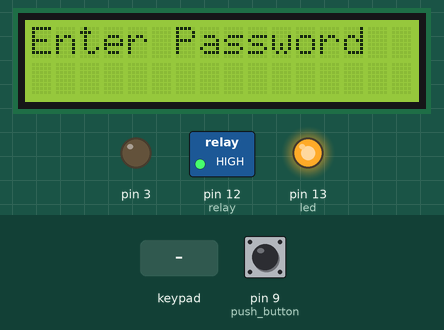
Simulated run of this sketch. Board: Arduino Uno, built with avr-gcc and run on an emulated ATmega328P. On the bench: 16×2 character LCD, switched loads named in the sketch (green lamp = pin HIGH), output pins drawn as LEDs (lit = HIGH). The test bench sets the inputs (shaded band); at power-on: pin 9 (push_button) HIGH. EEPROM starts erased.

Above: at 6.3 s.
6.4 s: key '#' pressed
At 9.7 s:
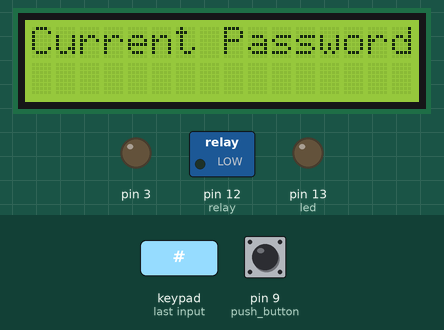
10.6 s: keypad keys 6 5 4 2 * pressed 1.5 s apart
At 23.4 s:
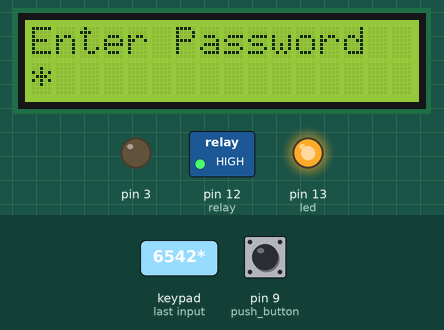
24.0 s: key 'A' pressed
At 29.3 s:
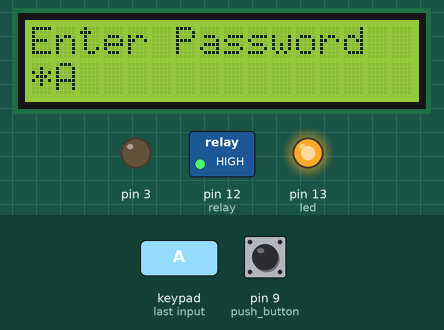
29.9 s: keypad keys 1 1 1 0 8 7 pressed 1.5 s apart
At 41.2 s:
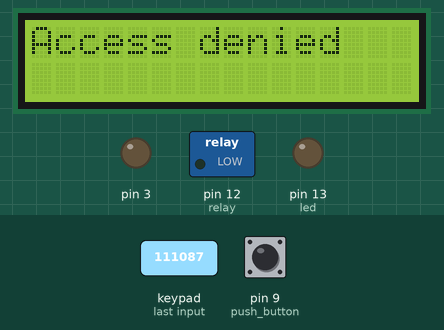
43.3 s: pin 9 (push_button) pulled LOW for 2.05 s
At 44.51 s:
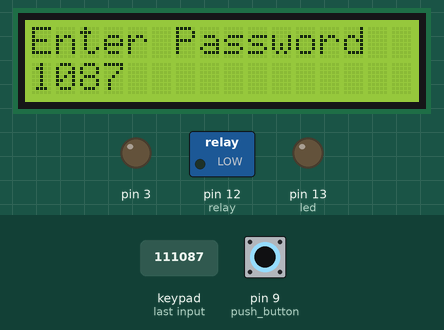
46.8 s: key 'B' pressed
At 53.1 s:
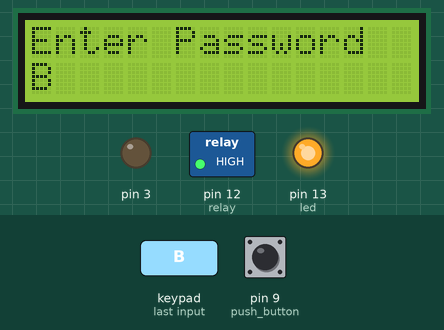
Timing chart, 0 to 53.7 s (numbered marks = the images above; inputs shaded):
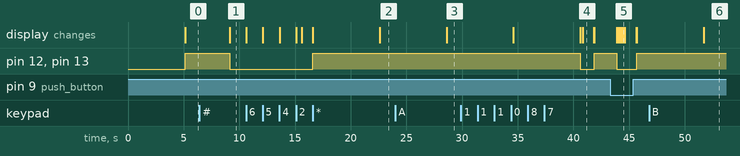

Measured:
- after the input at 6.4 s, pin 12 (relay), pin 13 (led): HIGH → LOW after 2.7 s; the display: changes after 2.7 s (image 1)
- after the input at 10.6 s, pin 12 (relay), pin 13 (led): LOW → HIGH after 6.0 s; the display: first changes at once (image 2 shows a later state)
- after the input at 24.0 s, the display: changes after 4.6 s (image 3)
- after the input at 29.9 s, pin 12 (relay), pin 13 (led): HIGH → LOW after 10.7 s, → HIGH 1.3 s later; the display: first changes after 4.7 s (image 4 shows a later state)
- after the input at 43.3 s, pin 12 (relay), pin 13 (led): HIGH → LOW after 0.59 s, → HIGH 1.8 s later; the display: first changes after 0.60 s (image 5 shows a later state)
- after the input at 46.8 s, the display: changes after 4.9 s (image 6)
- what the display in image 4 shows lasts 1.0 s, from 40.8 s to 41.8 s

The sketch:

sketch_may04a.ino
```cpp
#include <Keypad.h>
#include<EEPROM.h>
#include<LiquidCrystal.h>
LiquidCrystal lcd(A0,A1,A2,A3,A4,A5);

char password[4];
char initial_password[4],new_password[4];
int i=0;
int k=0;
int led=13;
int relay=12;
int push_button=9;
int buttonstate=0;

char key_pressed=0;

const byte ROWS = 4; //four rows
const byte COLS = 4; //four columns
//define the cymbols on the buttons of the keypads
char hexaKeys[ROWS][COLS] = {
  {'1','2','3','A'},
  {'4','5','6','B'},
  {'7','8','9','C'},
  {'*','0','#','D'}
};
byte rowPins[ROWS] = {11,10,8,7}; //connect to the row pinouts of the keypad
byte colPins[COLS] = {6,5,4,2};//connect to the column pinouts of the keypad

//initialize an instance of class NewKeypad
Keypad keypad_key = Keypad( makeKeymap(hexaKeys), rowPins, colPins, ROWS, COLS);

void setup(){
    //Setup Channel A

pinMode(3,OUTPUT);
pinMode(led,OUTPUT);
pinMode(relay,OUTPUT);
pinMode(push_button,INPUT_PULLUP);
//digitalWrite(push_button,LOW);
//digitalWrite(relay,LOW);
initialpassword();
Serial.begin(9600);
lcd.begin(16,2);
lcd.setCursor(0,0);
lcd.print("WELLCOME");
delay(5000);
lcd.clear();
lcd.begin(16,2);
lcd.setCursor(0,0);
lcd.print("Enter Password");
lcd.setCursor(0,1);
}
  void loop()
  {
 digitalWrite(10,LOW);
  key_pressed = keypad_key.getKey();
buttonstate=digitalRead(push_button);
  if (buttonstate==HIGH)
  {
   output();
    }

if(key_pressed=='#')
 {
change();
 }

if (key_pressed)
{
password[i++]=key_pressed;
lcd.print(key_pressed);
}
if(i==4)
{
delay(200);
for(int j=0;j<4;j++)
initial_password[j]=EEPROM.read(j);
if(!(strncmp(password, initial_password,4)))
{
lcd.clear();
lcd.print("Pass Accepted");
digitalWrite(led,HIGH);
digitalWrite(relay,HIGH);
delay(2000);
digitalWrite(led,LOW);
digitalWrite(relay,LOW);

lcd.clear();
lcd.print("Enter Password:");
lcd.setCursor(0,1);
i=0;

}

else
{
lcd.clear();
lcd.print("Access denied");
delay(1000);
lcd.clear();
k++;
if(k==3){
  lcd.clear();
  lcd.setCursor(0,0);
  lcd.print("Try after 20s");
  for(int z=20;z>0;z--){
   lcd.setCursor(8,1);
   lcd.print(z);
   delay (1000);
   lcd.clear();
   lcd.setCursor(0,0);
   lcd.print("Try after 20s");
  }
  lcd.clear();
  k==0;
  }
}
 lcd.clear();
lcd.begin(16,2);
lcd.setCursor(0,0);
lcd.print("Enter Password");
lcd.setCursor(0,1);
i=0;
}
}

void output()
{
 digitalWrite(led,HIGH);
digitalWrite(relay,HIGH);
delay(2000);
digitalWrite(led,LOW);
digitalWrite(relay,LOW);
  }

void change()
{
int j=0;
lcd.clear();
lcd.print("Current Password");
lcd.setCursor(0,1);
while(j<4)
{
char key=keypad_key.getKey();
if(key)
{
new_password[j++]=key;
lcd.print(key);
}
key=0;
}
delay(500);
if((strncmp(new_password, initial_password, 4)))
{
lcd.clear();
lcd.setCursor(0,0);
lcd.print("Try Again");
delay(1000);

}
else
{
j=0;
lcd.clear();
lcd.print("New Password:");
lcd.setCursor(0,1);

delay(1000);

while(j<4)
{
char key=keypad_key.getKey();
if(key)
{
initial_password[j]=key;
lcd.print(key);
EEPROM.write(j,key);
j++;
}
}
lcd.clear();
lcd.setCursor(0,0);
lcd.print("Pass Changed");
delay(1000);

}
lcd.clear();
lcd.print("Enter Password");
lcd.setCursor(0,1);
key_pressed=0;

}

void initialpassword()
{
for(int j=0;j<4;j++)
EEPROM.write(j, j+49);
for(int j=0;j<4;j++)
initial_password[j]=EEPROM.read(j);

}
```
